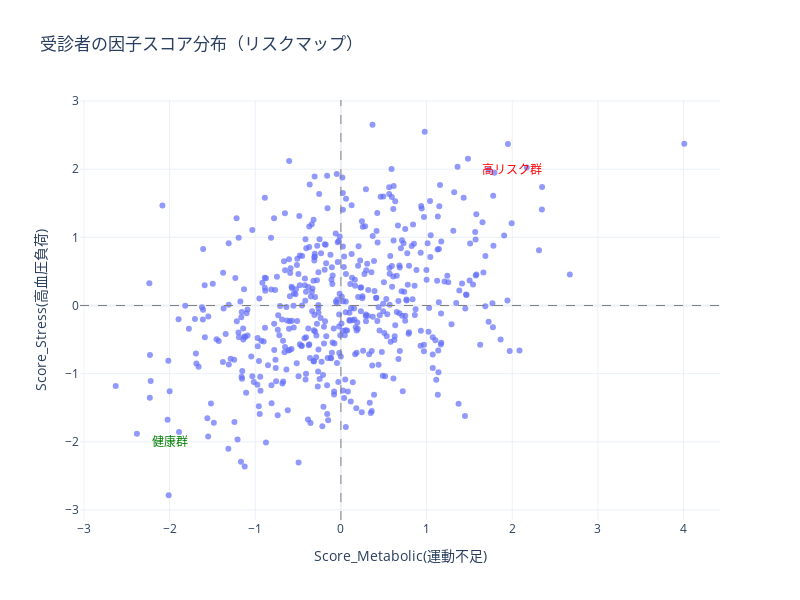

The cell this chart's notebook holds for it:
### Markdown cell above
# 因子得点の算出（個人のスコアリング）

### Code cell
import plotly.graph_objects as go

# --- 計算パート ---
# 因子得点の計算
factor_scores = pd.DataFrame(fa.transform(df), 
                            columns=[f'Factor{i+1}' for i in range(n_factors)])

# 元データと結合
result_df = pd.concat([df, factor_scores], axis=1)

# 因子の命名（ヒートマップの結果を見て適宜変更してください）
# ここでは Factor1=代謝リスク, Factor2=ストレス・血圧リスク と仮定
x_axis_label = 'Score_Metabolic(運動不足)'
y_axis_label = 'Score_Stress(高血圧負荷)'

result_df = result_df.rename(columns={
    'Factor1': x_axis_label,
    'Factor2': y_axis_label
})

# --- 可視化パート (Plotly) ---
fig_scatter = px.scatter(
    result_df, 
    x=x_axis_label, 
    y=y_axis_label,
    # ホバーした時に元の健診データを表示（分析に便利！）
    hover_data=['BMI', '収縮期血圧(SBP)', '空腹時血糖(FPG)'], 
    title='受診者の因子スコア分布（リスクマップ）',
    opacity=0.7
)

# 中心線（0,0）を追加して象限をわかりやすくする
fig_scatter.add_vline(x=0, line_width=1, line_dash="dash", line_color="gray")
fig_scatter.add_hline(y=0, line_width=1, line_dash="dash", line_color="gray")

# レイアウト調整
fig_scatter.update_layout(
    xaxis_title=x_axis_label,
    yaxis_title=y_axis_label,
    width=800,
    height=600,
    template='plotly_white'
)

# 象限の注釈（必要に応じて）
fig_scatter.add_annotation(x=2, y=2, text="高リスク群", showarrow=False, font=dict(color="red"))
fig_scatter.add_annotation(x=-2, y=-2, text="健康群", showarrow=False, font=dict(color="green"))

fig_scatter.show()

### Figure 1 — Plotly figure (JSON) as saved in the notebook; plotly's stock layout.template omitted (floating-point values rounded to 4 significant figures; data arrays with more than 128 entries replaced by an {"elided": "..."} marker saying what was removed)
{"data": [{"customdata": {"elided": "500x3 float values"}, "hovertemplate": "Score_Metabolic(運動不足)=%{x}<br>Score_Stress(高血圧負荷)=%{y}<br>BMI=%{customdata[0]}<br>収縮期血圧(SBP)=%{customdata[1]}<br>空腹時血糖(FPG)=%{customdata[2]}<extra></extra>", "legendgroup": "", "marker": {"color": "#636efa", "opacity": 0.7, "symbol": "circle"}, "mode": "markers", "name": "", "orientation": "v", "showlegend": false, "type": "scatter", "x": {"elided": "500 float values"}, "xaxis": "x", "y": {"elided": "500 float values"}, "yaxis": "y"}], "layout": {"annotations": [{"font": {"color": "red"}, "showarrow": false, "text": "高リスク群", "x": 2, "y": 2}, {"font": {"color": "green"}, "showarrow": false, "text": "健康群", "x": -2, "y": -2}], "height": 600, "legend": {"tracegroupgap": 0}, "shapes": [{"line": {"color": "gray", "dash": "dash", "width": 1}, "type": "line", "x0": 0, "x1": 0, "xref": "x", "y0": 0, "y1": 1, "yref": "y domain"}, {"line": {"color": "gray", "dash": "dash", "width": 1}, "type": "line", "x0": 0, "x1": 1, "xref": "x domain", "y0": 0, "y1": 0, "yref": "y"}], "title": {"text": "受診者の因子スコア分布（リスクマップ）"}, "width": 800, "xaxis": {"anchor": "y", "domain": [0, 1], "title": {"text": "Score_Metabolic(運動不足)"}}, "yaxis": {"anchor": "x", "domain": [0, 1], "title": {"text": "Score_Stress(高血圧負荷)"}}}}
